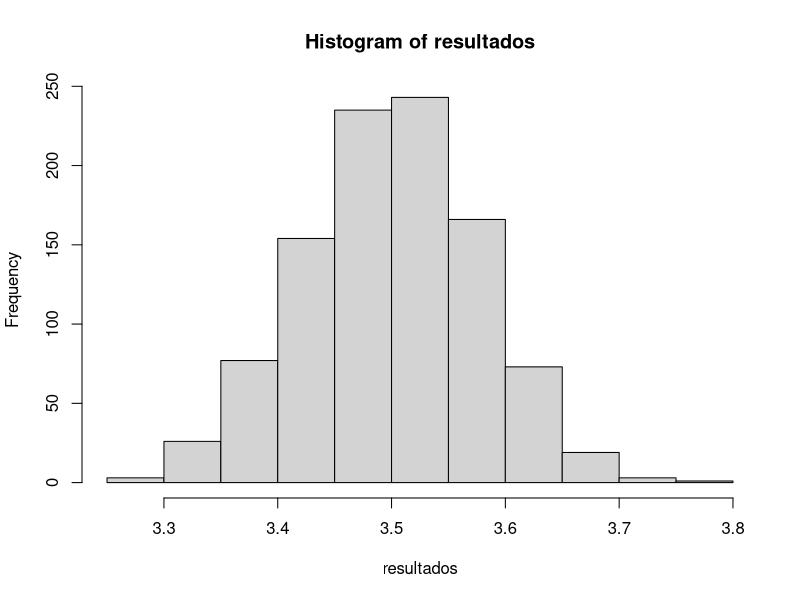
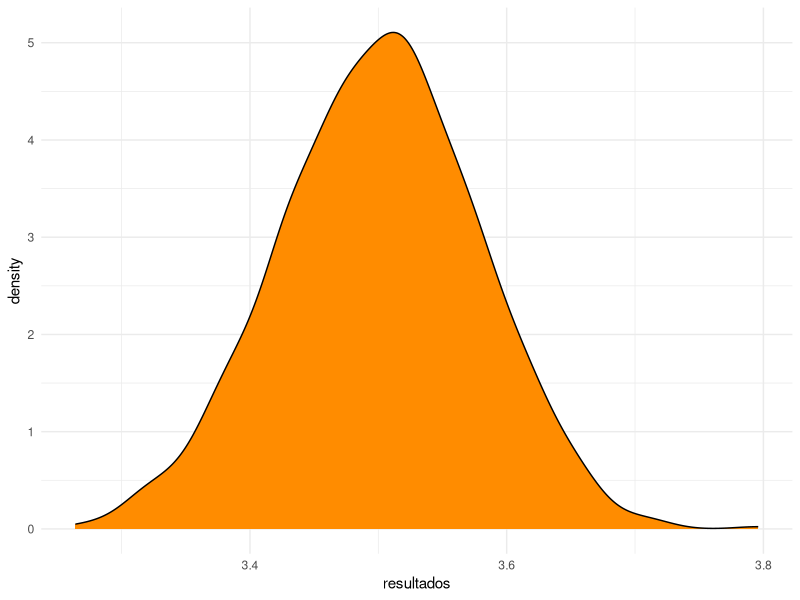
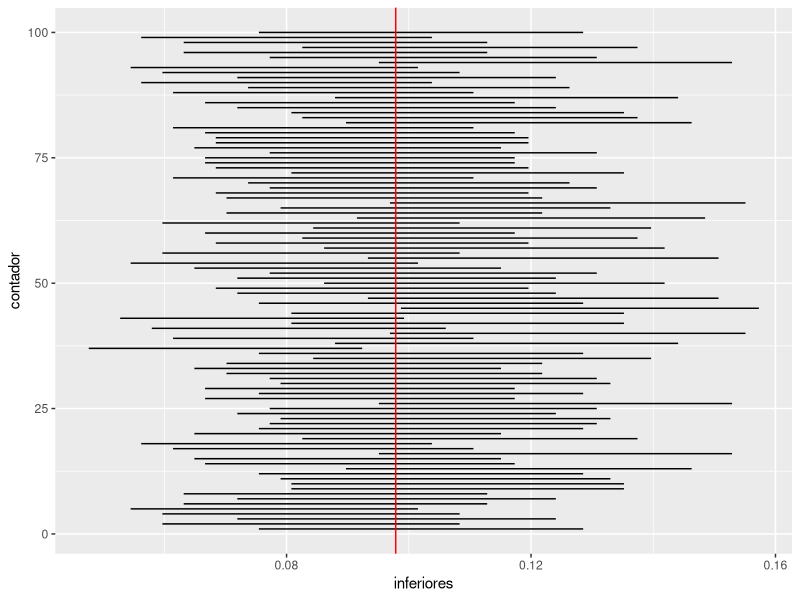
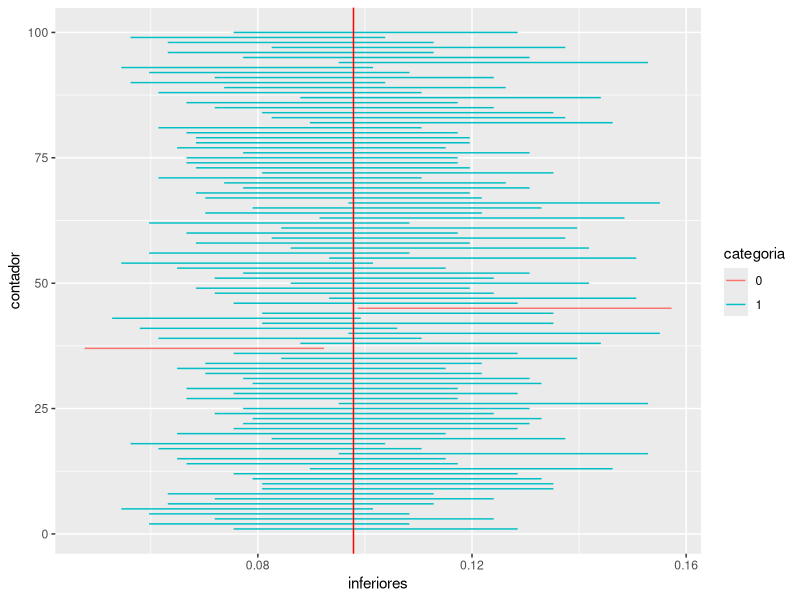

Write the R code that produced these figures, in order.
media <- mean(sample(1:6,size = 500, replace = TRUE))

resultados <- c()

for(i in 1:1000){
  resultados[i] <- mean(sample(1:6,size = 500, replace = TRUE))
}

hist(resultados)

#-------------------

dados <- data.frame(resultados)

library(ggplot2)
ggplot(dados,aes(x = resultados))+
  geom_density(fill = "darkorange")+ #Curva que tenta aproximar essa distribuição normal
  theme_minimal()

#A média de uma coisa sempre será uma distribuição normal...
#Review sobre distribuição normal, variância, padronização de dados etc etc...
# ----------------------


populacao <- sample(0:1,size = 100000, replace = TRUE,prob = c(0.9,0.1))
valor_real <- mean(populacao) #Valor real em relação à população

amostra <- sample(populacao, size = 500, replace = TRUE)
media <- mean(amostra)
media


parte_inferior <- media - 1.96*(sqrt(media*(1-media))/sqrt(500)) #Intervalos
parte_superior <- media + 1.96*(sqrt(media*(1-media))/sqrt(500))

inferiores <- c()
superiores <- c()

for(k in 1:100){ #Realizando para ter vários intervalos de amostras diferentes
  
  amostra <- sample(populacao, size = 500, replace = TRUE)
  media <- mean(amostra)

  inferiores[k] <- media - 1.96*(sqrt(media*(1-media))/sqrt(500)) #Intervalos
  superiores[k] <- media + 1.96*(sqrt(media*(1-media))/sqrt(500))
  
}

inferiores[23]
superiores[23]

intervalos <- data.frame(inferiores,superiores,contador = 1:100)

# Agora, plotaremos todas as linhas em um gráfico para ver se há diferença ou não...

ggplot(data = intervalos)+
  geom_segment(aes(x = inferiores, xend = superiores, y = contador , yend = contador))+
  geom_vline(xintercept = valor_real, col = "red")
  

#Intervalo inferior passou valor real, é erro!
#Intervalo superior abaixo do valor real? Erro também!

categoria <- ifelse(intervalos$inferiores > valor_real | intervalos$superiores < valor_real, 0, 1)

intervalos$categoria <- as.factor(categoria)
#Adicionamos categoria no intervalo...

ggplot(data = intervalos)+
  geom_segment(aes(x = inferiores, xend = superiores, y = contador , yend = contador, col = categoria))+
  geom_vline(xintercept = valor_real, col = "red")
#Adicionamos agora, cores em relação a categoria
